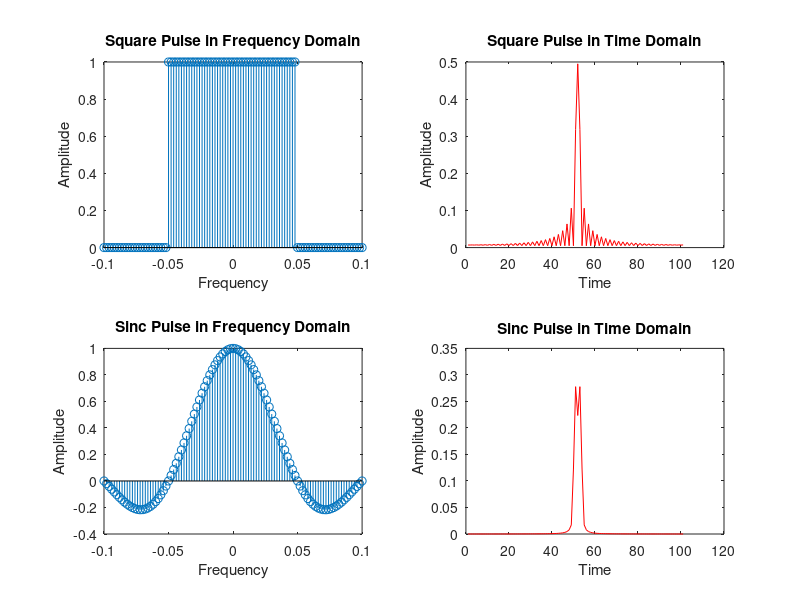

Reproduce this figure in MATLAB. (Note: this script raises an error after producing the figure.)
%% Housekeeping
close all
%% Generate Input Signal and Add Noise Factor, Bitrate = 1/Tp
Tp = 0.1; % Half pulse width
sample_period = Tp/50; % dt, pulse and recieve sample period
dt = sample_period;
sample_freq = 1/sample_period; % Frequency of pulse and recieve signal 

bit_rate = 1/(1 * Tp); %Fb, frequency of bits sent out
bit_period = 1/bit_rate; % Ts, Time between bits sent out
Ts = bit_period;

sigma = 0.2;
%% Define Pulse Shapes
w = -1*Ts:dt:1*Ts; % frequency vector

pulse_square_freq = ones(1,length(w));
pulse_square_freq(1,1:round(1/4*length(pulse_square_freq))) = 0;
pulse_square_freq(1,round(3/4*length(pulse_square_freq)):end) = 0;

pulse_sinc_freq = sinc((2*w)/Ts);


pulse_square_time = ifftshift(ifft(pulse_square_freq));
pulse_sinc_time = ifftshift(ifft(pulse_sinc_freq));

figure, hold on
subplot(2,2,1), stem(w,pulse_square_freq)
xlabel('Frequency'),ylabel('Amplitude'),title('Square Pulse in Frequency Domain')
subplot(2,2,2), plot(abs(pulse_square_time), 'r')
xlabel('Time'),ylabel('Amplitude'),title('Square Pulse in Time Domain')

subplot(2,2,3), stem(w,pulse_sinc_freq)
xlabel('Frequency'),ylabel('Amplitude'),title('Sinc Pulse in Frequency Domain')
subplot(2,2,4), plot(abs(pulse_sinc_time), 'r')
xlabel('Time'),ylabel('Amplitude'),title('Sinc Pulse in Time Domain')

sgtitle('Pulse Shapes Utilized')
hold off
%% Use Function on Square Pulse
[~, xn, decoded, SNR] = poopFunc(abs(pulse_square_time), sigma);

figure, hold on
subplot(2,1,1),stem(xn)
xlabel('Index'),ylabel('Amplitude'),title('Transmitted')
subplot(2,1,2),stem(decoded)
xlabel('Index'),ylabel('Amplitude'),title('Decoded')
sgtitle('System Using Sinc Pulse')
hold off

% display performance results
error = (sum(xn ~= decoded))/(length(decoded)); 

disp('PERFORMANCE FOR SQUARE PULSE')
disp(['Bitrate: ' ,num2str(bit_rate), ' bits/second'])
disp(['Standard Deviation: ' , num2str(sigma)])
disp(['SNR: ' , num2str(SNR)])
disp(['Error: ' ,num2str(error*100),' percent'])
%% Use Function on Sinc Pulse
[~, xn, decoded, SNR] = poopFunc(abs(pulse_sinc_time), sigma);

figure, hold on
subplot(2,1,1),stem(xn)
xlabel('Index'),ylabel('Amplitude'),title('Transmitted')
subplot(2,1,2),stem(decoded)
xlabel('Index'),ylabel('Amplitude'),title('Decoded')
sgtitle('System Using Square Pulse')
hold off

% display performance results
error = (sum(xn ~= decoded))/(length(decoded)); 

disp(' ');
disp('PERFORMANCE FOR SINC PULSE')
disp(['Bitrate: ' ,num2str(bit_rate), ' bits/second'])
disp(['Standard Deviation: ' , num2str(sigma)])
disp(['SNR: ' , num2str(SNR)])
disp(['Error: ' ,num2str(error*100),' percent'])